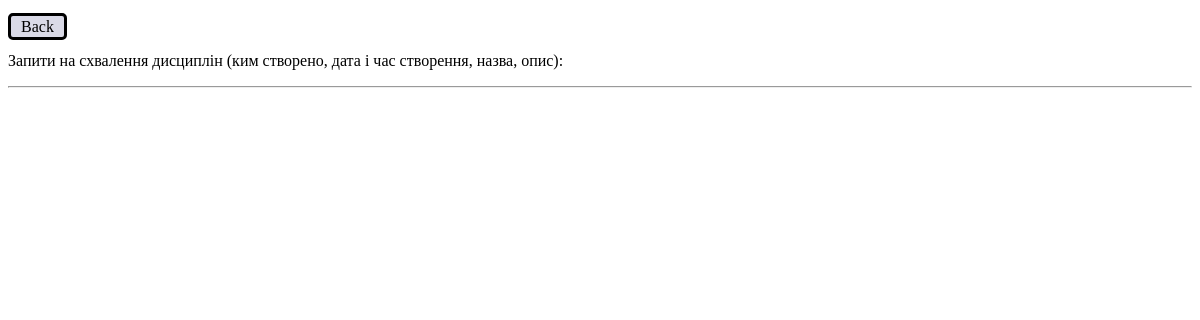
Page /discipline_requests/ on the earlier database version.
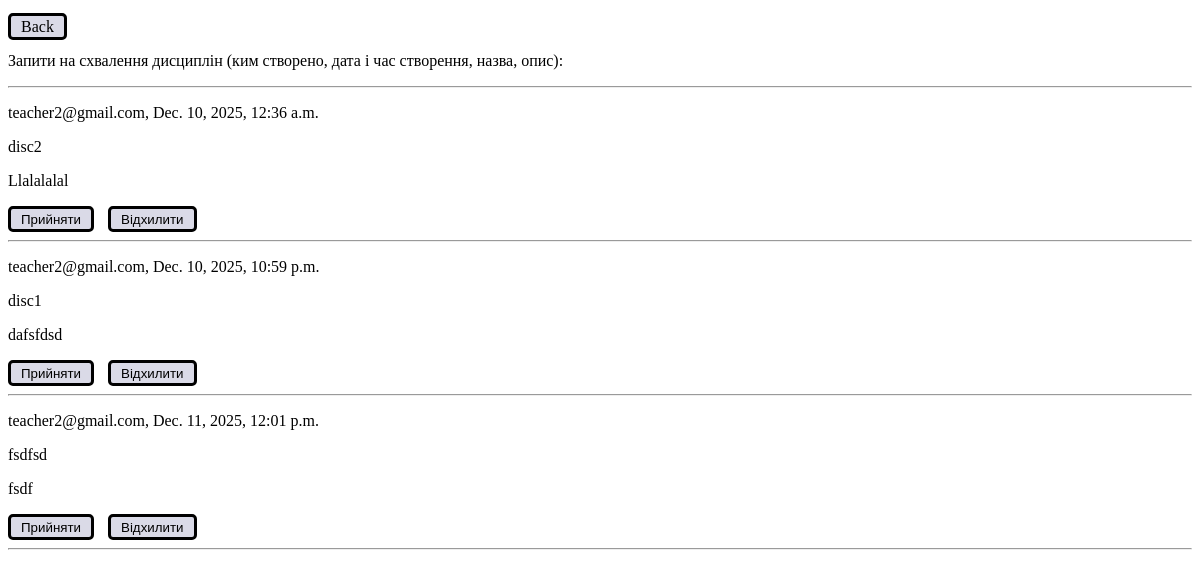
Same page on the later database version.
### main/models.py (models this page shows, shortened)
class Discipline(models.Model):
    title = models.CharField(max_length=255)
    description = models.CharField(max_length=500)
    created_date = models.DateTimeField(auto_now_add=True)
    teacher = models.ForeignKey(Teacher, on_delete=models.CASCADE)
    is_approved = models.BooleanField(default=False)
    admin = models.ForeignKey(User, on_delete=models.CASCADE)

class Teacher(models.Model):
    email = models.CharField(max_length=255, unique=True)
    password = models.CharField(max_length=128)
    def __str__(self):
        return self.email

### main/views.py (the view, shortened to what this page needs)
# urls.py: path("discipline_requests/", views.discipline_requests, name="discipline_requests"),
def discipline_requests(request):
    disciplines = Discipline.objects.filter(is_approved=False)
    return render(request, "discipline_requests.html", {"disciplines": disciplines})

### main/templates/discipline_requests.html (shortened to what this page needs)
{% extends 'base.html' %}
{% load static %}
{% block style %}
    <link rel="stylesheet" href="{% static 'css/discipline.css' %}">
{% endblock %}
{% block content %}
    <a href="admin/">Back</a><br>
    <div>
        <p>Запити на схвалення дисциплін (ким створено, дата і час створення, назва, опис):</p><hr>
        <div>
            {% for discipline in disciplines %}
                <div>
                    <p>{{ discipline.teacher }}, {{ discipline.created_date }}</p>
                    <p>{{ discipline.title }}</p>
                    <p>{{ discipline.description }}</p>
                    <form method="POST">
                        <button type="submit" name="action" value="approve">Прийняти</button>
                        <button type="submit" name="action" value="reject">Відхилити</button>
                    </form>
                </div><hr>
            {% endfor %}
        </div>
    </div>
{% endblock %}

Differences in the rows shown:
added Discipline: teacher "teacher2@gmail.com", created_date "Dec. 10, 2025, 12:36 a.m.", title "disc2", description "Llalalalal"
now on this page (row edited): Discipline: teacher "teacher2@gmail.com", created_date "Dec. 10, 2025, 10:59 p.m.", title "disc1", description "dafsfdsd"
added Discipline: teacher "teacher2@gmail.com", created_date "Dec. 11, 2025, 12:01 p.m.", title "fsdfsd", description "fsdf"
